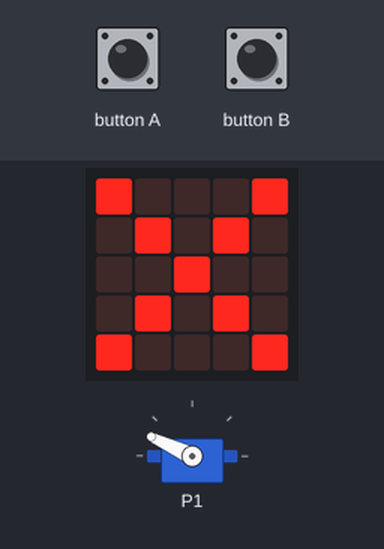
Recording of a program running on a simulated BBC micro:bit (MakeCode). Shown: servo, the board's 5×5 LED display. Inputs (shaded band) come from the test bench.

Above: at 1.2 s.
1.3 s: button A pressed for 0.15 s
At 2.6 s:
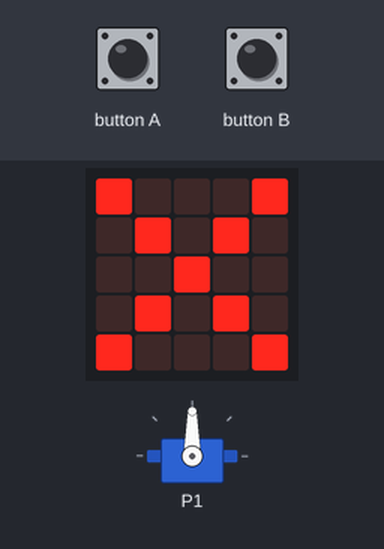
2.9 s: button B pressed for 0.15 s
At 4.0 s:
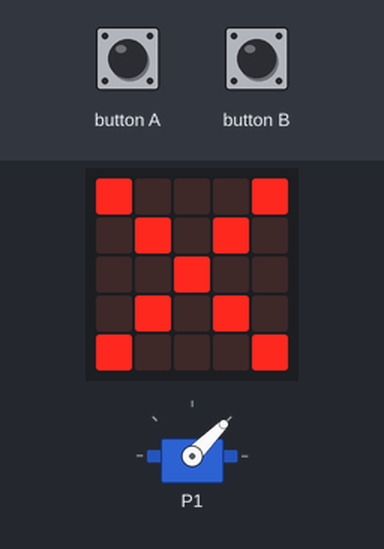
Timing chart, 0 to 5.9 s (numbered marks = the images above; inputs shaded):
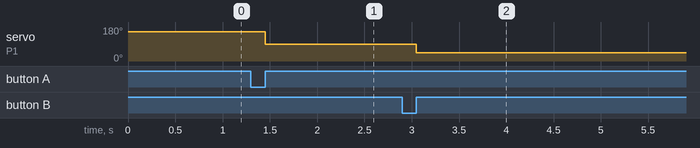

The program:

main.ts
```typescript
input.onButtonPressed(Button.A, function () {
    servos.P1.setAngle(90)
})
input.onButtonPressed(Button.B, function () {
    servos.P1.setAngle(45)
})
servos.P1.setAngle(155)
basic.forever(function () {
    basic.showLeds(`
        # . . . #
        . # . # .
        . . # . .
        . # . # .
        # . . . #
        `)
})
```

test.ts
```typescript
// les tests vont ici ; cela ne sera pas compilé si ce paquet est utilisé en tant qu'extension.
```

Measured:
- after the input at 1.3 s, servo on P1: 155° → 90° after 0.15 s
- after the input at 2.9 s, servo on P1: 90° → 45° after 0.15 s
